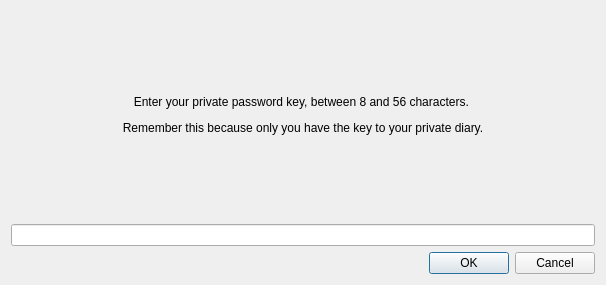
<?xml version="1.0" encoding="UTF-8"?>
<ui version="4.0">
 <class>keyDialog</class>
 <widget class="QWidget" name="keyDialog">
  <property name="geometry">
   <rect>
    <x>0</x>
    <y>0</y>
    <width>606</width>
    <height>285</height>
   </rect>
  </property>
  <property name="windowTitle">
   <string>Form</string>
  </property>
  <layout class="QHBoxLayout" name="horizontalLayout">
   <item>
    <layout class="QVBoxLayout" name="verticalLayout">
     <item>
      <spacer name="verticalSpacer">
       <property name="orientation">
        <enum>Qt::Vertical</enum>
       </property>
       <property name="sizeHint" stdset="0">
        <size>
         <width>20</width>
         <height>18</height>
        </size>
       </property>
      </spacer>
     </item>
     <item>
      <widget class="QLabel" name="label_2">
       <property name="minimumSize">
        <size>
         <width>100</width>
         <height>20</height>
        </size>
       </property>
       <property name="text">
        <string>&lt;html&gt;&lt;head/&gt;&lt;body&gt;&lt;p align=&quot;center&quot;&gt;Enter your private password key, between 8 and 56 characters. &lt;/p&gt;&lt;p align=&quot;center&quot;&gt;Remember this because only you have the key to your private diary.&lt;/p&gt;&lt;/body&gt;&lt;/html&gt;</string>
       </property>
      </widget>
     </item>
     <item>
      <spacer name="verticalSpacer_2">
       <property name="orientation">
        <enum>Qt::Vertical</enum>
       </property>
       <property name="sizeHint" stdset="0">
        <size>
         <width>20</width>
         <height>28</height>
        </size>
       </property>
      </spacer>
     </item>
     <item>
      <widget class="QLineEdit" name="keyDialog_lineEdit"/>
     </item>
     <item>
      <widget class="QDialogButtonBox" name="keyDialog_buttonBox">
       <property name="standardButtons">
        <set>QDialogButtonBox::Cancel|QDialogButtonBox::Ok</set>
       </property>
      </widget>
     </item>
    </layout>
   </item>
  </layout>
 </widget>
 <resources/>
 <connections/>
</ui>
